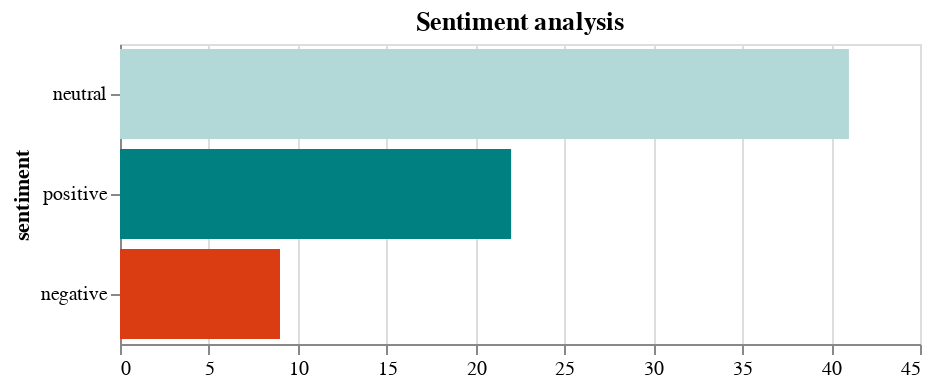

The cell this chart's notebook holds for it:
### Markdown cell above
### Visualize data

### Code cell
# create data to change colors in Altair plot
domain = ['neutral', 'positive', 'negative']
range_=['#b2d8d8',"#008080", '#db3d13']


alt.Chart(df).mark_bar().encode(
    x=alt.X('count()', title=None),
    y=alt.Y('sentiment', sort="-x"),
    color= alt.Color('sentiment', legend=None, scale=alt.Scale(domain=domain, range=range_))
).properties(
    title="Sentiment analysis",
    width=400,
    height=150,
)

### Figure 1 — Vega-Lite specification as saved in the notebook (floating-point values rounded to 4 significant figures)
{"config": {"view": {"continuousWidth": 400, "continuousHeight": 300}}, "data": {"name": "data-38fa7075fbe3d47f2a9be53be08e44c0"}, "mark": "bar", "encoding": {"color": {"field": "sentiment", "legend": null, "scale": {"domain": ["neutral", "positive", "negative"], "range": ["#b2d8d8", "#008080", "#db3d13"]}, "type": "nominal"}, "x": {"aggregate": "count", "title": null, "type": "quantitative"}, "y": {"field": "sentiment", "sort": "-x", "type": "nominal"}}, "height": 150, "title": "Sentiment analysis", "width": 400, "$schema": "https://vega.github.io/schema/vega-lite/v4.17.0.json", "datasets": {"data-38fa7075fbe3d47f2a9be53be08e44c0": [{"created_at": "2021-12-10T07:20:45+00:00", "text": "@albi_sidearms maybe i will …", "text_token": "albi_sidearms maybe", "neg": 0.0, "neu": 1.0, "pos": 0.0, "compound": 0.0, "sentiment": "neutral"}, {"created_at": "2021-12-10T07:19:05+00:00", "text": "@jack https://t.co/ueyr6nawap", "text_token": "jack ueyr6nawap", "neg": 0.0, "neu": 1.0, "pos": 0.0, "compound": 0.0, "sentiment": "neutral"}, {"created_at": "2021-12-10T06:44:19+00:00", "text": "@sawyermerritt 🤣🤣", "text_token": "sawyermerritt", "neg": 0.0, "neu": 1.0, "pos": 0.0, "compound": 0.0, "sentiment": "neutral"}, {"created_at": "2021-12-10T04:42:00+00:00", "text": "@sawyermerritt tesla china has done amazing work", "text_token": "sawyermerritt tesla china done amazing work", "neg": 0.0, "neu": 0.568, "pos": 0.432, "compound": 0.5859, "sentiment": "positive"}, {"created_at": "2021-12-10T04:21:25+00:00", "text": "@mrbeast 🙏", "text_token": "mrbeast", "neg": 0.0, "neu": 1.0, "pos": 0.0, "compound": 0.0, "sentiment": "neutral"}, {"created_at": "2021-12-10T04:20:58+00:00", "text": "@planet4589 earth should be called water", "text_token": "planet4589 earth called water", "neg": 0.0, "neu": 1.0, "pos": 0.0, "compound": 0.0, "sentiment": "neutral"}, {"created_at": "2021-12-10T04:02:41+00:00", "text": "@samifouad 🤣", "text_token": "samifouad", "neg": 0.0, "neu": 1.0, "pos": 0.0, "compound": 0.0, "sentiment": "neutral"}, {"created_at": "2021-12-10T03:59:06+00:00", "text": "@tobyliiiiiiiiii noobtoob", "text_token": "tobyliiiiiiiiii noobtoob", "neg": 0.0, "neu": 1.0, "pos": 0.0, "compound": 0.0, "sentiment": "neutral"}, {"created_at": "2021-12-10T03:56:22+00:00", "text": "thinking of quitting my jobs &amp; becoming an influencer full-time wdyt", "text_token": "thinking quitting jobs amp becoming influencer full time wdyt", "neg": 0.0, "neu": 1.0, "pos": 0.0, "compound": 0.0, "sentiment": "neutral"}, {"created_at": "2021-12-10T02:51:25+00:00", "text": "https://t.co/zrz1eflywy", "text_token": "zrz1eflywy", "neg": 0.0, "neu": 1.0, "pos": 0.0, "compound": 0.0, "sentiment": "neutral"}, {"created_at": "2021-12-09T20:43:05+00:00", "text": "@teslaownerssv 🔥🔥", "text_token": "teslaownerssv", "neg": 0.0, "neu": 1.0, "pos": 0.0, "compound": 0.0, "sentiment": "neutral"}, {"created_at": "2021-12-09T20:19:29+00:00", "text": "@billym2k @thecryptocpa 😬", "text_token": "billym2k thecryptocpa", "neg": 0.0, "neu": 1.0, "pos": 0.0, "compound": 0.0, "sentiment": "neutral"}, {"created_at": "2021-12-09T18:11:56+00:00", "text": "@ballaerospace @nasa_marshall @nasa @spacex congrats!", "text_token": "ballaerospace nasa_marshall nasa spacex congrats", "neg": 0.0, "neu": 0.541, "pos": 0.459, "compound": 0.5267, "sentiment": "positive"}, {"created_at": "2021-12-09T18:11:43+00:00", "text": "@_rykllan @spacex @felixschlang @marcushouse @erdayastronaut @bluemoondance74 @nexthorizonssf rocket fleets grows", "text_token": "_rykllan spacex felixschlang marcushouse erdayastronaut bluemoondance74 nexthorizonssf rocket fleets grows", "neg": 0.0, "neu": 1.0, "pos": 0.0, "compound": 0.0, "sentiment": "neutral"}, {"created_at": "2021-12-09T18:09:31+00:00", "text": "@squawkcnbc @gordonjohnson19 🤣🤣", "text_token": "squawkcnbc gordonjohnson19", "neg": 0.0, "neu": 1.0, "pos": 0.0, "compound": 0.0, "sentiment": "neutral"}, {"created_at": "2021-12-09T18:00:34+00:00", "text": "@rainmaker1973 amazing engine!", "text_token": "rainmaker1973 amazing engine", "neg": 0.0, "neu": 0.345, "pos": 0.655, "compound": 0.5859, "sentiment": "positive"}, {"created_at": "2021-12-09T17:39:45+00:00", "text": "@cnunezimages @spacex @spaceintellige3 💯", "text_token": "cnunezimages spacex spaceintellige3", "neg": 0.0, "neu": 1.0, "pos": 0.0, "compound": 0.0, "sentiment": "neutral"}, {"created_at": "2021-12-09T13:38:30+00:00", "text": "@rainmaker1973 shanghai is beautiful", "text_token": "rainmaker1973 shanghai beautiful", "neg": 0.0, "neu": 0.339, "pos": 0.661, "compound": 0.5994, "sentiment": "positive"}, {"created_at": "2021-12-09T07:09:45+00:00", "text": "@ppathole probably way sooner before it’s too hot for civilization", "text_token": "ppathole probably way sooner hot civilization", "neg": 0.0, "neu": 1.0, "pos": 0.0, "compound": 0.0, "sentiment": "neutral"}, {"created_at": "2021-12-08T21:11:08+00:00", "text": "unless susceptible to extreme natural disasters, nuclear power plants should not be shut down", "text_token": "unless susceptible extreme natural disasters nuclear power plants shut", "neg": 0.275, "neu": 0.534, "pos": 0.191, "compound": -0.2732, "sentiment": "negative"}, {"created_at": "2021-12-08T21:04:14+00:00", "text": "@watcherguru taxing all billionaires at 100% only drops national debt by ~10%, which is just one year of deficit spending", "text_token": "watcherguru taxing billionaires 100 drops national debt one year deficit spending", "neg": 0.366, "neu": 0.634, "pos": 0.0, "compound": -0.6369, "sentiment": "negative"}, {"created_at": "2021-12-08T21:02:40+00:00", "text": "@watcherguru this is scary, something’s got to give", "text_token": "watcherguru scary something got give", "neg": 0.444, "neu": 0.556, "pos": 0.0, "compound": -0.4939, "sentiment": "negative"}, {"created_at": "2021-12-08T20:56:14+00:00", "text": "nothing is more permanent than a “temporary” government program", "text_token": "nothing permanent temporary government program", "neg": 0.0, "neu": 1.0, "pos": 0.0, "compound": 0.0, "sentiment": "neutral"}, {"created_at": "2021-12-08T20:53:21+00:00", "text": "@traderjourney exactly!", "text_token": "traderjourney exactly", "neg": 0.0, "neu": 1.0, "pos": 0.0, "compound": 0.0, "sentiment": "neutral"}, {"created_at": "2021-12-08T20:52:56+00:00", "text": "there is a lot of accounting trickery in this bill that isn’t being disclosed to the public", "text_token": "lot accounting trickery bill disclosed public", "neg": 0.296, "neu": 0.704, "pos": 0.0, "compound": -0.2732, "sentiment": "negative"}, {"created_at": "2021-12-08T20:51:04+00:00", "text": "if “temporary” provisions in the build back better act become permanent, us national debt will increase by 24%! https://t.co/kkdpc45job", "text_token": "temporary provisions build back better act become permanent national debt increase kkdpc45job", "neg": 0.15, "neu": 0.539, "pos": 0.311, "compound": 0.4019, "sentiment": "positive"}, {"created_at": "2021-12-08T19:19:15+00:00", "text": "@engineers_feed judith cohen (jack black’s mother) also did important work on apollo https://t.co/jborez8llw", "text_token": "engineers_feed judith cohen jack black mother also important work apollo jborez8llw", "neg": 0.0, "neu": 0.847, "pos": 0.153, "compound": 0.2023, "sentiment": "positive"}, {"created_at": "2021-12-08T17:29:13+00:00", "text": "@28delayslater https://t.co/jvsalwjfcj", "text_token": "28delayslater jvsalwjfcj", "neg": 0.0, "neu": 1.0, "pos": 0.0, "compound": 0.0, "sentiment": "neutral"}, {"created_at": "2021-12-08T17:28:03+00:00", "text": "@28delayslater https://t.co/ej9swabcfm", "text_token": "28delayslater ej9swabcfm", "neg": 0.0, "neu": 1.0, "pos": 0.0, "compound": 0.0, "sentiment": "neutral"}, {"created_at": "2021-12-08T17:26:46+00:00", "text": "@28delayslater https://t.co/mo4bi8mnqt", "text_token": "28delayslater mo4bi8mnqt", "neg": 0.0, "neu": 1.0, "pos": 0.0, "compound": 0.0, "sentiment": "neutral"}, {"created_at": "2021-12-08T17:24:31+00:00", "text": "@28delayslater 🧐", "text_token": "28delayslater", "neg": 0.0, "neu": 1.0, "pos": 0.0, "compound": 0.0, "sentiment": "neutral"}, {"created_at": "2021-12-08T17:21:49+00:00", "text": "https://t.co/fjaw6l5ba0", "text_token": "fjaw6l5ba0", "neg": 0.0, "neu": 1.0, "pos": 0.0, "compound": 0.0, "sentiment": "neutral"}, {"created_at": "2021-12-08T17:04:36+00:00", "text": "@waitbutwhy brain transplants", "text_token": "waitbutwhy brain transplants", "neg": 0.0, "neu": 1.0, "pos": 0.0, "compound": 0.0, "sentiment": "neutral"}, {"created_at": "2021-12-08T05:01:43+00:00", "text": "@jessica_kirsh @spacex booster production is currently ahead of engine production", "text_token": "jessica_kirsh spacex booster production currently ahead engine production", "neg": 0.0, "neu": 1.0, "pos": 0.0, "compound": 0.0, "sentiment": "neutral"}, {"created_at": "2021-12-08T05:00:06+00:00", "text": "@tesla_raj lot of people don’t realize that you can watch almost any show in a tesla", "text_token": "tesla_raj lot people realize watch almost show tesla", "neg": 0.0, "neu": 1.0, "pos": 0.0, "compound": 0.0, "sentiment": "neutral"}, {"created_at": "2021-12-07T21:53:00+00:00", "text": "@worldandscience if you leave hydrogen out in the sun long enough, it starts talking to itself", "text_token": "worldandscience leave hydrogen sun long enough starts talking", "neg": 0.146, "neu": 0.854, "pos": 0.0, "compound": -0.0516, "sentiment": "negative"}, {"created_at": "2021-12-07T21:46:51+00:00", "text": "@rainmaker1973 wow", "text_token": "rainmaker1973 wow", "neg": 0.0, "neu": 0.208, "pos": 0.792, "compound": 0.5859, "sentiment": "positive"}, {"created_at": "2021-12-07T21:41:10+00:00", "text": "@tobyliiiiiiiiii @rgvaerialphotos @spacex hopefully, this month, no later than next", "text_token": "tobyliiiiiiiiii rgvaerialphotos spacex hopefully month later next", "neg": 0.0, "neu": 0.69, "pos": 0.31, "compound": 0.4019, "sentiment": "positive"}, {"created_at": "2021-12-07T21:39:16+00:00", "text": "@rgvaerialphotos @spacex progress", "text_token": "rgvaerialphotos spacex progress", "neg": 0.0, "neu": 0.417, "pos": 0.583, "compound": 0.4215, "sentiment": "positive"}, {"created_at": "2021-12-07T16:34:00+00:00", "text": "@joshdcaplan it’s true", "text_token": "joshdcaplan true", "neg": 0.0, "neu": 0.263, "pos": 0.737, "compound": 0.4215, "sentiment": "positive"}, {"created_at": "2021-12-07T14:15:59+00:00", "text": "@billym2k 🤣", "text_token": "billym2k", "neg": 0.0, "neu": 1.0, "pos": 0.0, "compound": 0.0, "sentiment": "neutral"}, {"created_at": "2021-12-07T07:56:47+00:00", "text": "@wholemarsblog 🤣", "text_token": "wholemarsblog", "neg": 0.0, "neu": 1.0, "pos": 0.0, "compound": 0.0, "sentiment": "neutral"}, {"created_at": "2021-12-07T04:10:33+00:00", "text": "@teslafsdbeta replacing faulty/missing neurons with circuits is the right way to think about it. many problems can be solved just bridging signals between existing neurons.\n\nprogress will accelerate when we have devices in humans (hard to have nuanced conversations with monkeys) next year.", "text_token": "teslafsdbeta replacing faulty missing neurons circuits right way think many problems solved bridging signals existing neurons progress accelerate devices humans hard nuanced conversations monkeys next year", "neg": 0.257, "neu": 0.597, "pos": 0.146, "compound": -0.4019, "sentiment": "negative"}, {"created_at": "2021-12-07T03:57:42+00:00", "text": "@newsmax there are already minimum age requirements for the house, senate &amp; presidency. reciprocally, there should be maximum age limits too.", "text_token": "newsmax already minimum age requirements house senate amp presidency reciprocally maximum age limits", "neg": 0.0, "neu": 1.0, "pos": 0.0, "compound": 0.0, "sentiment": "neutral"}, {"created_at": "2021-12-07T03:11:40+00:00", "text": "@stocktalkweekly @neuralink i am definitely not saying that we can for sure do this, but i am increasingly confident that it is possible", "text_token": "stocktalkweekly neuralink definitely saying sure increasingly confident possible", "neg": 0.0, "neu": 0.379, "pos": 0.621, "compound": 0.802, "sentiment": "positive"}, {"created_at": "2021-12-07T01:41:40+00:00", "text": "@icannot_enough @kimpaquette exactly", "text_token": "icannot_enough kimpaquette exactly", "neg": 0.0, "neu": 1.0, "pos": 0.0, "compound": 0.0, "sentiment": "neutral"}, {"created_at": "2021-12-07T01:33:35+00:00", "text": "@univercurious that always blows my mind. sad thing is that we haven’t been back to the moon in half a century.", "text_token": "univercurious always blows mind sad thing back moon half century", "neg": 0.256, "neu": 0.744, "pos": 0.0, "compound": -0.4767, "sentiment": "negative"}, {"created_at": "2021-12-07T01:30:30+00:00", "text": "@teslaownerssv did it myself 🤣", "text_token": "teslaownerssv", "neg": 0.0, "neu": 1.0, "pos": 0.0, "compound": 0.0, "sentiment": "neutral"}, {"created_at": "2021-12-06T21:35:48+00:00", "text": "@beniko26020660 10.6.1 coming in a few days to address a few annoying issues", "text_token": "beniko26020660 coming days address annoying issues", "neg": 0.351, "neu": 0.649, "pos": 0.0, "compound": -0.4019, "sentiment": "negative"}, {"created_at": "2021-12-06T21:16:00+00:00", "text": "@rainmaker1973 looking forward to visiting. i’ve heard it’s awesome.", "text_token": "rainmaker1973 looking forward visiting heard awesome", "neg": 0.0, "neu": 0.549, "pos": 0.451, "compound": 0.6249, "sentiment": "positive"}, {"created_at": "2021-12-06T21:14:36+00:00", "text": "a background in “ai” is not needed, just exceptional skill in software or computer design", "text_token": "background needed exceptional skill software computer design", "neg": 0.0, "neu": 1.0, "pos": 0.0, "compound": 0.0, "sentiment": "neutral"}, {"created_at": "2021-12-06T21:10:51+00:00", "text": "@nasa @nasa_astronauts congratulations!", "text_token": "nasa nasa_astronauts congratulations", "neg": 0.0, "neu": 0.339, "pos": 0.661, "compound": 0.5994, "sentiment": "positive"}, {"created_at": "2021-12-06T20:44:50+00:00", "text": "@drsallyl @tesla coming soon. lot of cool stuff.", "text_token": "drsallyl tesla coming soon lot cool stuff", "neg": 0.0, "neu": 0.723, "pos": 0.277, "compound": 0.3182, "sentiment": "positive"}, {"created_at": "2021-12-06T20:25:43+00:00", "text": "@kimpaquette tesla publishes accident statistics quarterly. they are so much better than other vehicles, it is ridiculous. https://t.co/q44lsk1bnk", "text_token": "kimpaquette tesla publishes accident statistics quarterly much better vehicles ridiculous q44lsk1bnk", "neg": 0.339, "neu": 0.485, "pos": 0.176, "compound": -0.4019, "sentiment": "negative"}, {"created_at": "2021-12-06T05:42:48+00:00", "text": "as always, tesla is looking for hardcore ai engineers who care about solving problems that directly affect people’s lives in a major way.\nhttps://t.co/0b5tooohcj", "text_token": "always tesla looking hardcore engineers care solving problems directly affect people lives major way 0b5tooohcj", "neg": 0.133, "neu": 0.591, "pos": 0.276, "compound": 0.4404, "sentiment": "positive"}, {"created_at": "2021-12-06T01:44:54+00:00", "text": "@aeiecon @sciguyspace @jimpethokoukis @pe_podcast_aei good summary", "text_token": "aeiecon sciguyspace jimpethokoukis pe_podcast_aei good summary", "neg": 0.0, "neu": 0.633, "pos": 0.367, "compound": 0.4404, "sentiment": "positive"}, {"created_at": "2021-12-05T19:14:07+00:00", "text": "@epavlic he is quite a bossy dog :)", "text_token": "epavlic quite bossy dog", "neg": 0.0, "neu": 1.0, "pos": 0.0, "compound": 0.0, "sentiment": "neutral"}, {"created_at": "2021-12-05T03:35:29+00:00", "text": "@billym2k nfts are jpeging the dollar", "text_token": "billym2k nfts jpeging dollar", "neg": 0.0, "neu": 1.0, "pos": 0.0, "compound": 0.0, "sentiment": "neutral"}, {"created_at": "2021-12-05T03:33:22+00:00", "text": "@billym2k 🤣", "text_token": "billym2k", "neg": 0.0, "neu": 1.0, "pos": 0.0, "compound": 0.0, "sentiment": "neutral"}, {"created_at": "2021-12-04T20:12:16+00:00", "text": "@ercxspace landing on tower arms", "text_token": "ercxspace landing tower arms", "neg": 0.0, "neu": 1.0, "pos": 0.0, "compound": 0.0, "sentiment": "neutral"}, {"created_at": "2021-12-04T15:37:34+00:00", "text": "@muratpak my car is currently orbiting mars", "text_token": "muratpak car currently orbiting mars", "neg": 0.0, "neu": 1.0, "pos": 0.0, "compound": 0.0, "sentiment": "neutral"}, {"created_at": "2021-12-04T15:36:37+00:00", "text": "@muratpak you betcha", "text_token": "muratpak betcha", "neg": 0.0, "neu": 1.0, "pos": 0.0, "compound": 0.0, "sentiment": "neutral"}, {"created_at": "2021-12-04T15:09:32+00:00", "text": "starships to ♥️ mars ♥️", "text_token": "starships mars", "neg": 0.0, "neu": 1.0, "pos": 0.0, "compound": 0.0, "sentiment": "neutral"}, {"created_at": "2021-12-04T15:08:15+00:00", "text": "we will soon make these real https://t.co/t4z5onfnww", "text_token": "soon make real t4z5onfnww", "neg": 0.0, "neu": 1.0, "pos": 0.0, "compound": 0.0, "sentiment": "neutral"}, {"created_at": "2021-12-04T01:29:15+00:00", "text": "https://t.co/sigzpdyx76", "text_token": "sigzpdyx76", "neg": 0.0, "neu": 1.0, "pos": 0.0, "compound": 0.0, "sentiment": "neutral"}, {"created_at": "2021-12-04T01:01:30+00:00", "text": "@id_aa_carmack haha pretty much", "text_token": "id_aa_carmack haha pretty much", "neg": 0.0, "neu": 0.244, "pos": 0.756, "compound": 0.7351, "sentiment": "positive"}, {"created_at": "2021-12-04T00:08:47+00:00", "text": "@kristennetten @minimalduck @ludalisl @28delayslater @johnnacrider1 @arctechinc @adamhoov @sawyermerritt @garyblack00 @janeidyeve @renatakonkoly exactly", "text_token": "kristennetten minimalduck ludalisl 28delayslater johnnacrider1 arctechinc adamhoov sawyermerritt garyblack00 janeidyeve renatakonkoly exactly", "neg": 0.0, "neu": 1.0, "pos": 0.0, "compound": 0.0, "sentiment": "neutral"}, {"created_at": "2021-12-03T23:35:30+00:00", "text": "@joroulette it is an honor to serve nasa and the countries of the international space station", "text_token": "joroulette honor serve nasa countries international space station", "neg": 0.0, "neu": 0.686, "pos": 0.314, "compound": 0.4939, "sentiment": "positive"}, {"created_at": "2021-12-03T19:28:57+00:00", "text": "@nasaspaceflight 39a is hallowed spaceflight ground – no place more deserving of a starship launch pad!\n\nwill have similar, but improved, ground systems &amp; tower to starbase.", "text_token": "nasaspaceflight 39a hallowed spaceflight ground place deserving starship launch pad similar improved ground systems amp tower starbase", "neg": 0.0, "neu": 0.838, "pos": 0.162, "compound": 0.4767, "sentiment": "positive"}, {"created_at": "2021-12-03T19:22:34+00:00", "text": "@evafoxu @sawyermerritt huge cranes are cool haha", "text_token": "evafoxu sawyermerritt huge cranes cool haha", "neg": 0.0, "neu": 0.283, "pos": 0.717, "compound": 0.765, "sentiment": "positive"}, {"created_at": "2021-12-03T19:20:15+00:00", "text": "@ppathole @ercxspace @spacex this will look so awesome!", "text_token": "ppathole ercxspace spacex look awesome", "neg": 0.0, "neu": 0.494, "pos": 0.506, "compound": 0.6249, "sentiment": "positive"}, {"created_at": "2021-12-03T19:18:44+00:00", "text": "@evafoxu @sawyermerritt i love norway! 🇳🇴 ♥️🇳🇴", "text_token": "evafoxu sawyermerritt love norway", "neg": 0.0, "neu": 0.417, "pos": 0.583, "compound": 0.6369, "sentiment": "positive"}]}}
